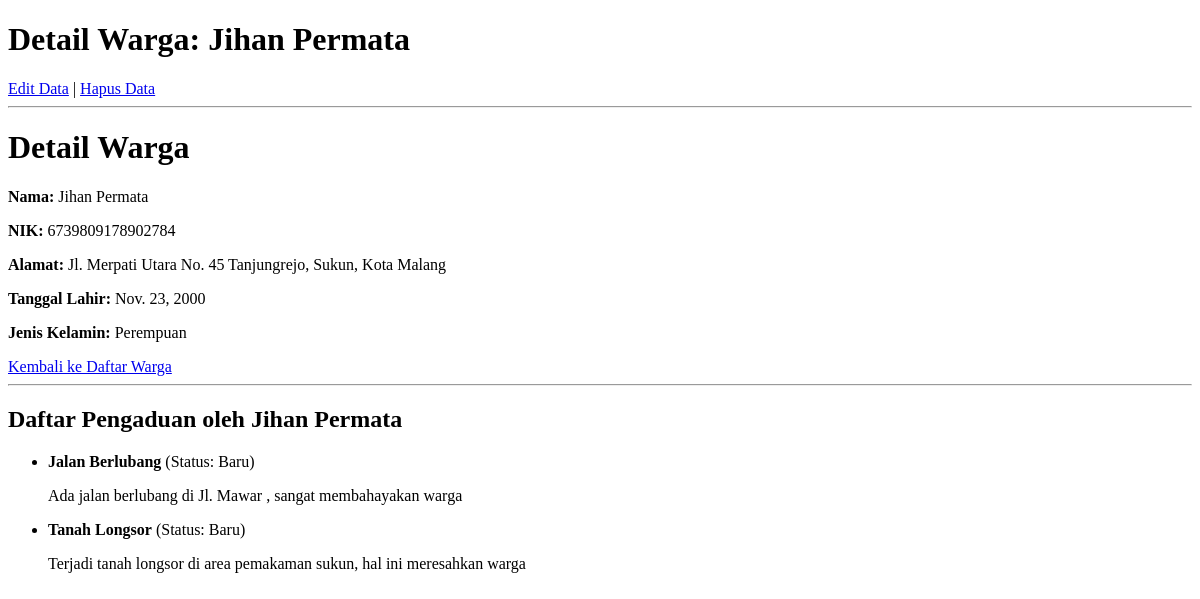
The page /warga/1/ on the database as committed earlier.
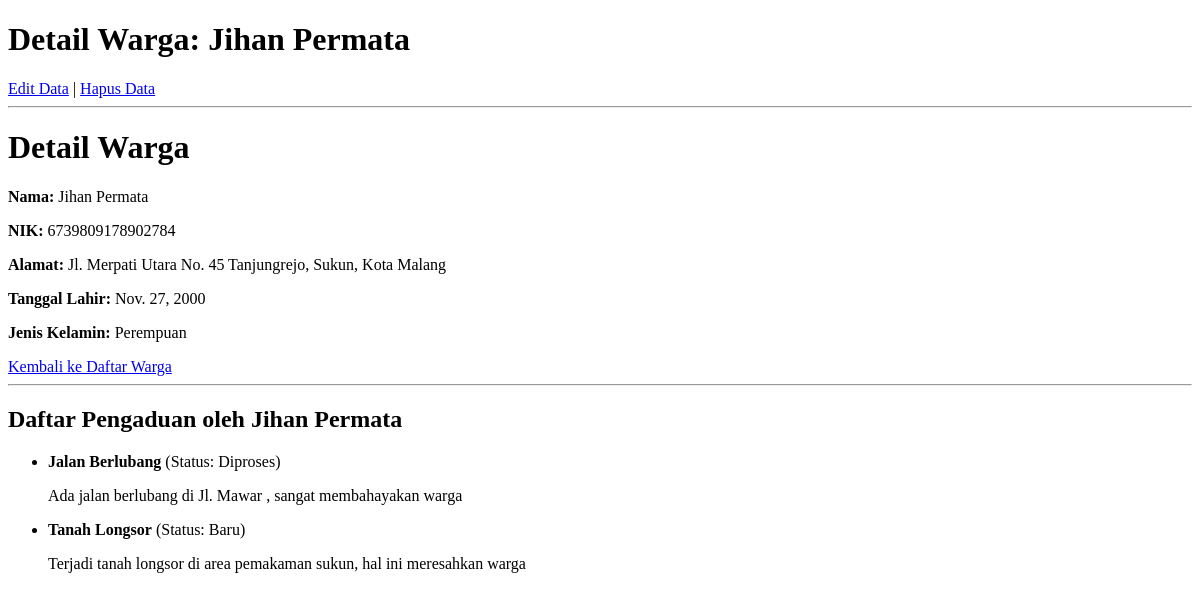
The same page on the database as committed later.
### warga/models.py (models this page shows, shortened)
class Warga(models.Model):
    nik = models.CharField(max_length=16, unique=True, verbose_name="Nomor Induk Kependudukan")
    nama_lengkap = models.CharField(max_length=100, verbose_name="Nama Lengkap")
    alamat = models.TextField(verbose_name="Alamat Tinggal")
    no_telepon = models.CharField(max_length=15, blank=True, verbose_name="Nomor Telepon")
    tanggal_registrasi = models.DateTimeField(auto_now_add=True)
    tanggal_lahir = models.DateField(verbose_name="Tanggal Lahir", null=True, blank=True)
    jenis_kelamin = models.CharField(
        max_length=10,
        choices=[('Laki-laki', 'Laki-laki'), ('Perempuan', 'Perempuan')],
        verbose_name="Jenis Kelamin",
        null=True,
        blank=True
    )

class Pengaduan(models.Model):
    STATUS_CHOICES = [
        ('BARU', 'Baru'),
        ('DIPROSES', 'Diproses'),
        ('SELESAI', 'Selesai'),
    ]
    judul = models.CharField(max_length=200)
    deskripsi = models.TextField()
    status = models.CharField(max_length=10, choices=STATUS_CHOICES, default='BARU')
    tanggal_lapor = models.DateTimeField(auto_now_add=True)
    pelapor = models.ForeignKey(Warga, on_delete=models.CASCADE, related_name='pengaduan')

### warga/views.py (the view)
# urls.py: path('<int:pk>/', WargaDetailView.as_view(), name='warga-detail'),
class WargaDetailView(DetailView):
    model = Warga
    template_name = 'warga/warga_detail.html'
    context_object_name = 'warga'

### warga/templates/warga/warga_detail.html (shortened to what this page needs)
<!DOCTYPE html>
<html>
<head>
</head>
<body>
    <h1>Detail Warga: {{ warga.nama_lengkap }}</h1>
    <a href="{% url 'warga-edit' warga.pk %}">Edit Data</a> |
    <a href="{% url 'warga-hapus' warga.pk %}">Hapus Data</a>
    <hr>
    <h1>Detail Warga</h1>
    <p><strong>Nama:</strong> {{ warga.nama_lengkap }}</p>
    <p><strong>NIK:</strong> {{ warga.nik }}</p>
    <p><strong>Alamat:</strong> {{ warga.alamat }}</p>
    <p><strong>Tanggal Lahir:</strong> {{ warga.tanggal_lahir }}</p>
    <p><strong>Jenis Kelamin:</strong> {{ warga.jenis_kelamin }}</p>
    <a href="{% url 'warga-list' %}">Kembali ke Daftar Warga</a>
    <hr>
    <h2>Daftar Pengaduan oleh {{ object.nama_lengkap }}</h2>
    <ul>
        {% for aduan in object.pengaduan.all %}
        <li>
            <strong>{{ aduan.judul }}</strong> (Status: {{ aduan.get_status_display }})
            <p>{{ aduan.deskripsi }}</p>
        </li>
        {% empty %}
        <li>Warga ini belum pernah membuat pengaduan.</li>
        {% endfor %}
    </ul>
</body>
</html>

Rows that differ between the two databases and show on the page:
changed Warga "Jihan Permata": tanggal_lahir "Nov. 23, 2000" → "Nov. 27, 2000"
changed Pengaduan "Jalan Berlubang": status "Baru" → "Diproses"
